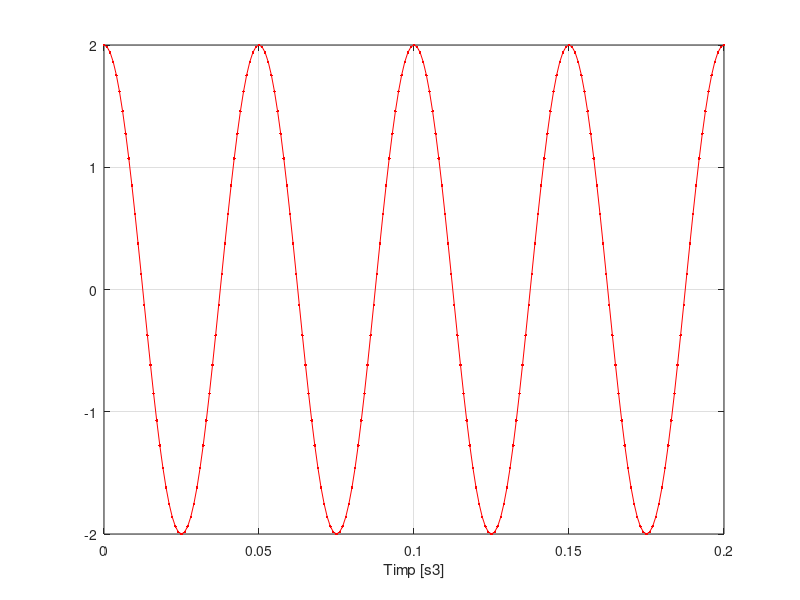

MATLAB code to generate this figure:
%Exercitiul5
%a) Modificati pasul de variaţie a variabilei t la 0.01 şi apoi la 0.0002.
%Comentaţi diferentele.
%b) Masurati pe grafic perioada semnalului sinusoidal în cele 3 situaţii.
%c) Generati un semnal cosinusoidal de frecvenţă 20 Hz pe care să-l reprezentaţi
%cu culoare roşie pe acelaşi grafic peste semnalul sinusoidal.



F=50
t1=0:0.01:0.2
s1=2*sin(2*pi*F*t1);
plot (t1,s1,'.-'),xlabel('Timp [s1]'), grid

t2=0:0.0002:0.2;
s2=2*sin(2*pi*F*t2);
plot (t2,s2,'.-'),xlabel('Timp [s2]'), grid

t3=0:0.001:0.2;
s3=2*sin(2*pi*F*t3);
plot (t3,s3,'.-'),xlabel('Timp [s3]'), grid
%In cele 3 situatii perioada semnalului este aceeasi si anume 0,2 secunde
F1=20
c3=2*cos(2*pi*F1*t3);
plot(t3,c3,'r.-'),xlabel('Timp [s3]'), grid %litera r indica culoarea rosie
